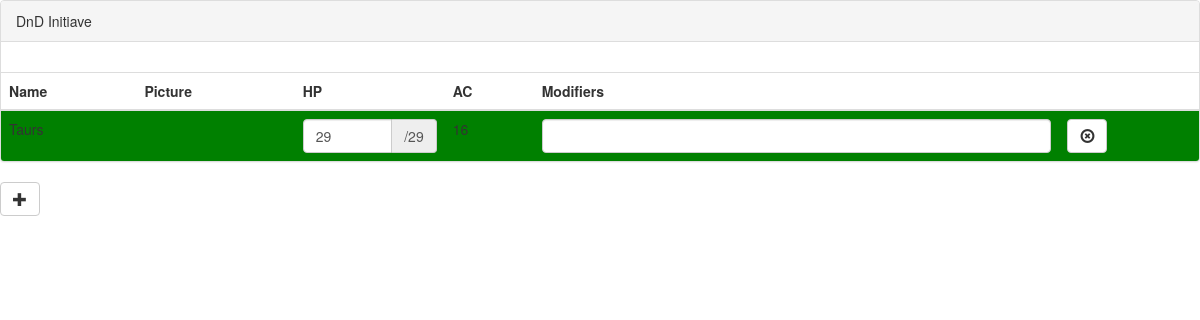
/, run on an earlier commit of the app's database.
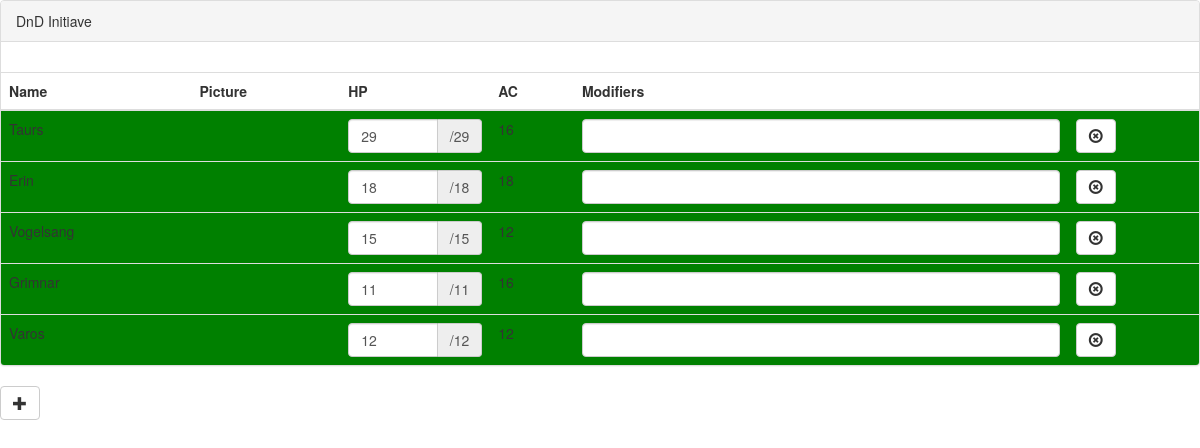
And on a later commit of the database.
### API/models.py (models this page shows)
class Chars(models.Model):
    name = models.CharField(max_length=200)
    image = models.CharField(max_length=200)
    hp = models.IntegerField()
    ac = models.IntegerField()
    type = models.CharField(max_length=200)

### Display/views.py (the view)
# urls.py: url(r'^$', 'Display.views.initiative', name='home'),
def initiative(request):
    chars = models.Chars.objects.all()
    context = {'chars': chars}
    return render(request, 'initiative.html', context)

### templates/initiative.html (shortened to what this page needs)
{% load static %}
<!DOCTYPE html>
<html>
<head>
    <link rel="stylesheet" href="{% static 'bootstrap-3.2.0-dist/css/bootstrap.css' %}" >
    <link rel="stylesheet" href="{% static 'css/main_style.css' %}" >
</head>
<body>
    <div class="panel panel-default">
    <div class="panel-heading">DnD Initiave</div>
    <div class="panel-body">
    </div>
        <table class="table" id="initiative">
            <tr><th>Name</th><th>Picture</th><th>HP</th><th>AC</th><th>Modifiers</th></tr>
            <tbody id="sortable">
                {% for char in chars %}
                    <tr id={{ char.id }} style="background-color:green">
                        <td>{{ char.name }}</td>
                        <td><img style="max-height: 40px;" src='{{ char.image }}' alt=""></td>
                        <td style='width:150px'>
                            <div class="input-group">
                                <input type="text" class="form-control hp" value = {{ char.hp }} data-hp= {{ char.hp }}>
                                <span class="input-group-addon">/{{ char.hp }}</span>
                            </div>
                        </td>
                        <td>{{ char.ac }}</td>
                        <td><input type="text" class="form-control"></td>
                        <td>
                            <button type="button" class="btn btn-default delete" title="Delete This Person">
                                <span class="glyphicon glyphicon-remove-circle"></span>
                            </button>
                        </td>
                    </tr>
                {% endfor %}
            </tbody>
        </table>
    </div>
    <div>
        <button type="button" class="btn btn-default" id="add-new">
            <span class="glyphicon glyphicon-plus"></span>
        </button>
    </div>
</body>
</html>

What changed in the data, as far as the page shows it:
added Chars: name "Erin", hp "18", ac "18"
added Chars: name "Vogelsang", hp "15", ac "12"
added Chars: name "Grimnar", hp "11", ac "16"
added Chars: name "Varos", hp "12", ac "12"
